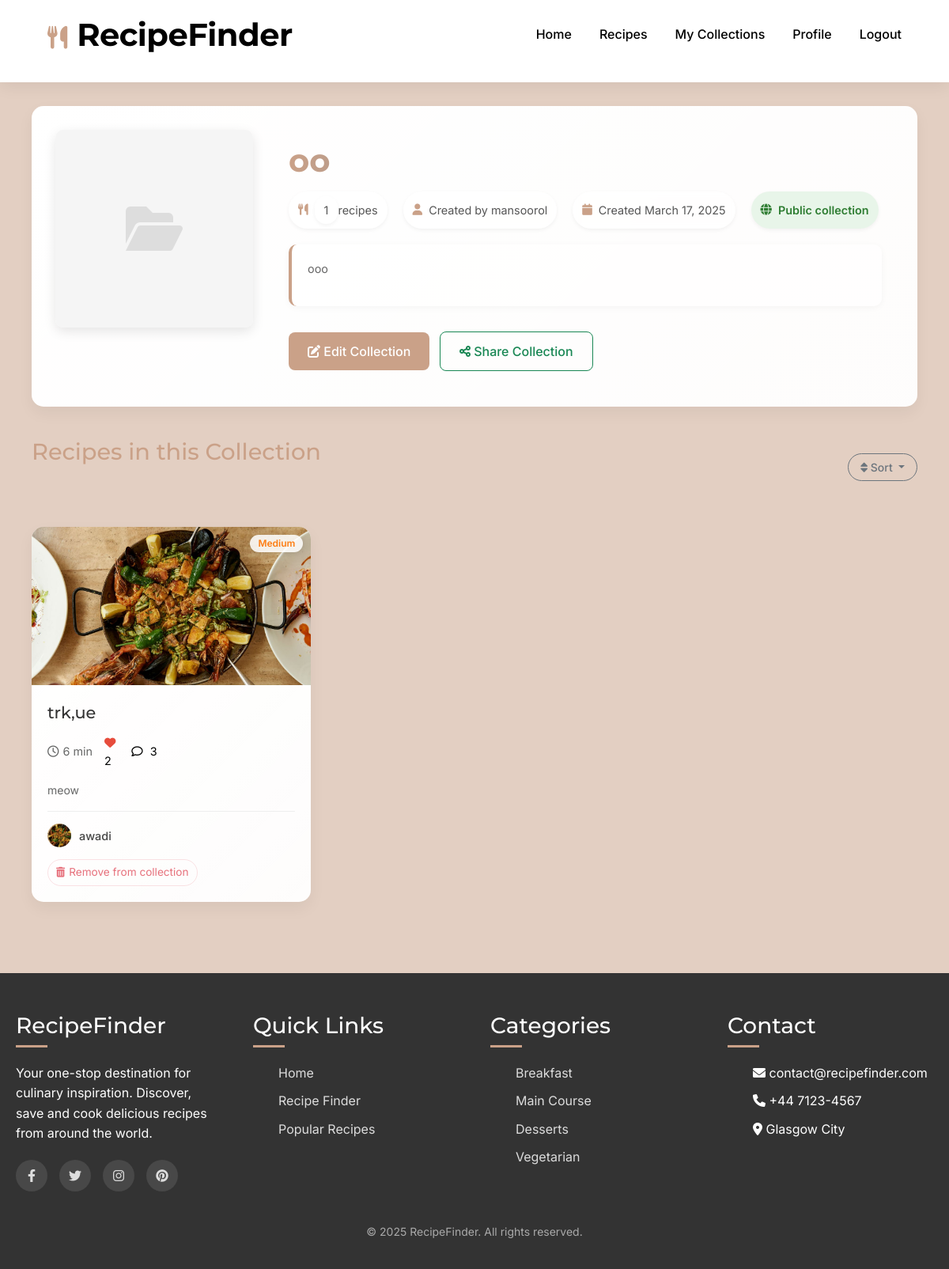
/collection/8/ (signed in), run on the app's committed database.
### RecipeFinderApp/models.py (models this page shows, shortened)
class Collection(models.Model):
    name = models.CharField(max_length=100)
    description = models.TextField(blank=True)
    image = models.ImageField(upload_to='collection_images/', blank=True, null=True)
    user = models.ForeignKey(User, on_delete=models.CASCADE, related_name='collections')
    recipes = models.ManyToManyField(Recipe, related_name='collections')
    is_public = models.BooleanField(default=True)  # Controls visibility to other users
    created_at = models.DateTimeField(auto_now_add=True)
    updated_at = models.DateTimeField(auto_now=True)
    class Meta:
        ordering = ['-updated_at']  # Most recently updated first

class Recipe(models.Model):
    DIFFICULTY_CHOICES = (
        ('easy', 'Easy'),
        ('medium', 'Medium'),
        ('hard', 'Hard'),
    )
    title = models.CharField(max_length=200)
    slug = models.SlugField(unique=True)  # Used for SEO-friendly URLs
    author = models.ForeignKey(User, on_delete=models.CASCADE, related_name='recipes')
    description = models.TextField()
    ingredients = models.TextField(help_text="Enter ingredients, one per line")
    instructions = models.TextField(help_text="Enter instructions step by step")
    cooking_time = models.IntegerField(help_text="In minutes")
    prep_time = models.IntegerField(help_text="In minutes")
    servings = models.IntegerField(default=1)
    difficulty = models.CharField(max_length=10, choices=DIFFICULTY_CHOICES, default='medium')
    categories = models.ManyToManyField(Category, related_name='recipes')
    notes = models.TextField(blank=True, null=True, help_text="Additional notes, tips, or variations for this recipe")
    created_at = models.DateTimeField(auto_now_add=True)
    updated_at = models.DateTimeField(auto_now=True)
    featured = models.BooleanField(default=False)  # For highlighting recipes on the home page
    class Meta:
        ordering = ['-created_at']  # Newest recipes first
    @property
    def total_time(self):
        return self.cooking_time + self.prep_time
    @property
    def likes_count(self):
        return self.likes.count()
    @property
    def comments_count(self):
        return self.comments.count()

class RecipeImage(models.Model):
    recipe = models.ForeignKey(Recipe, on_delete=models.CASCADE, related_name='images')
    image = models.ImageField(upload_to='recipe_images/')
    caption = models.CharField(max_length=200, blank=True)
    is_primary = models.BooleanField(default=False)  # Main image shown in listings
    uploaded_at = models.DateTimeField(auto_now_add=True)
    class Meta:
        ordering = ['-is_primary', 'uploaded_at']  # Primary images first, then by date

class UserProfile(models.Model):
    user = models.OneToOneField(User, on_delete=models.CASCADE, related_name='profile')
    profile_pic = models.ImageField(upload_to='profile_pics/', blank=True, null=True)
    bio = models.TextField(blank=True, null=True)
    is_chef = models.BooleanField(default=False)  # Indicates if the user identifies as a chef
    chef_verified = models.BooleanField(default=False)  # Verified status after approval
    website = models.URLField(blank=True, null=True)
    location = models.CharField(max_length=100, blank=True, null=True)
    date_joined = models.DateTimeField(auto_now_add=True)

### RecipeFinderApp/views.py (the view)
# urls.py: path('collection/<int:pk>/', views.collection_detail, name='collection_detail'),
@login_required
def collection_detail(request, pk):
    collection = get_object_or_404(Collection, pk=pk)
    if collection.user != request.user and not collection.is_public:
        return HttpResponseForbidden("You don't have permission to view this collection")
    recipes = collection.recipes.all()
    liked_recipes_ids = []
    if request.user.is_authenticated:
        liked_recipes_ids = Like.objects.filter(user=request.user).values_list('recipe_id', flat=True)
    context = {
        'collection': collection,
        'recipes': recipes,
        'liked_recipes_ids': liked_recipes_ids
    }
    return render(request, 'recipe_finder/collection_detail.html', context)

### templates/recipe_finder/collection_detail.html (shortened to what this page needs)
{% extends 'recipe_finder/base.html' %}
{% load static %}
{% block page_css %}
<link rel="stylesheet" href="{% static 'css/pages/collection_detail.css' %}">
{% endblock %}
{% block content %}
<div class="collection-detail-container">
    <div class="collection-header">
        <div class="collection-image">
            {% if collection.image %}
                <img src="{{ collection.image.url }}" alt="{{ collection.name }}">
            {% else %}
                <div class="collection-image-placeholder">
                    <i class="fas fa-folder-open"></i>
                </div>
            {% endif %}
        </div>
        <div class="collection-info">
            <h1>{{ collection.name }}</h1>
            <div class="collection-meta">
                <span><i class="fas fa-utensils"></i> <span class="recipe-count">{{ recipes|length }}</span> recipes</span>
                <span><i class="fas fa-user"></i> Created by {{ collection.user.username }}</span>
                <span><i class="fas fa-calendar"></i> Created {{ collection.created_at|date:"F j, Y" }}</span>
                {% if not collection.is_public %}
                    <span class="private-badge" data-bs-toggle="tooltip" title="Only you can see this collection"><i class="fas fa-lock"></i> Private collection</span>
                {% else %}
                    <span class="public-badge" data-bs-toggle="tooltip" title="Anyone can see this collection"><i class="fas fa-globe"></i> Public collection</span>
                {% endif %}
            </div>
            {% if collection.description %}
                <div class="collection-description">
                    <p>{{ collection.description }}</p>
                </div>
            {% endif %}
            {% if request.user == collection.user %}
                <div class="collection-actions">
                    <a href="{% url 'collection_edit' collection.pk %}" class="btn btn-primary">
                        <i class="fas fa-edit"></i> Edit Collection
                    </a>
                    <a href="{% url 'collection_share' collection.pk %}" class="btn btn-outline-success ms-2">
                        <i class="fas fa-share-alt"></i> Share Collection
                    </a>
                </div>
            {% endif %}
        </div>
    </div>
    {% if recipes %}
        <div class="recipes-section">
            <div class="section-header">
                <h2>Recipes in this Collection</h2>
                {% if request.user == collection.user %}
                <div class="section-actions">
                    <div class="dropdown">
                        <button class="btn btn-sm btn-outline-secondary dropdown-toggle" type="button" id="sortDropdown" data-bs-toggle="dropdown" aria-expanded="false">
                            <i class="fas fa-sort"></i> Sort
                        </button>
                    </div>
                </div>
                {% endif %}
            </div>
            <div class="recipes-grid">
                {% for recipe in recipes %}
                    <div class="recipe-card">
                        <div class="recipe-image">
                            <a href="{% url 'recipe_detail' recipe.slug %}">
                            {% if recipe.images.exists %}
                                <img src="{{ recipe.images.first.image.url }}" alt="{{ recipe.title }}">
                            {% else %}
                                <img src="{% static 'images/recipe-placeholder.jpg' %}" alt="{{ recipe.title }}">
                            {% endif %}
                            </a>
                            <div class="recipe-badge">
                                <span class="difficulty-badge {{ recipe.difficulty }}">{{ recipe.get_difficulty_display }}</span>
                            </div>
                        </div>
                        <div class="recipe-info">
                            <h3><a href="{% url 'recipe_detail' recipe.slug %}">{{ recipe.title }}</a></h3>
                            <div class="recipe-meta">
                                <span><i class="far fa-clock"></i> {{ recipe.total_time }} min</span>
                                <span>
                                    <a href="#" class="like-recipe-link" data-recipe-id="{{ recipe.id }}">
                                        <i class="{% if user.is_authenticated and recipe.id in liked_recipes_ids %}fas{% else %}far{% endif %} fa-heart"></i>
                                        <span class="like-count">{{ recipe.likes_count }}</span>
                                    </a>
                                </span>
                                <span>
                                    <a href="{% url 'recipe_detail' recipe.slug %}#comments">
                                        <i class="far fa-comment"></i> {{ recipe.comments_count }}
                                    </a>
                                </span>
                            </div>
                            <p class="recipe-excerpt">{{ recipe.description|truncatechars:100 }}</p>
                            <div class="recipe-author">
                                <a href="{% url 'profile_with_username' recipe.author.username %}">
                                    {% if recipe.author.profile.profile_pic %}
                                        <img src="{{ recipe.author.profile.profile_pic.url }}" alt="{{ recipe.author.username }}">
                                    {% else %}
                                        <i class="fas fa-user-circle"></i>
                                    {% endif %}
                                    <span>{{ recipe.author.username }}
                                    </span>
                                </a>
                            </div>
                            {% if request.user == collection.user %}
                                <div class="recipe-collection-actions">
                                    <button class="remove-from-collection"
                                            data-recipe-id="{{ recipe.id }}"
                                            data-collection-id="{{ collection.id }}"
                                            data-bs-toggle="tooltip"
                                            title="Remove from collection">
                                        <i class="fas fa-trash-alt"></i> Remove from collection
                                    </button>
                                </div>
                            {% endif %}
                        </div>
                    </div>
                {% endfor %}
            </div>
        </div>
    {% endif %}
</div>
{% endblock %}

### static/css/shared/main.css (style rules this page uses)
:root { --primary-color: #CAA188; --secondary-color: #81B29A; --background-color: #E3CFC2; --text-color: #000000; --footer-color: #333333; --accent-color: #d5b47f; --light-color: #FFFFFF; }
* { margin: 0; padding: 0; box-sizing: border-box; }
body { background-color: var(--background-color); background-image: radial-gradient(#e8e0d0 0.5px, transparent 0.5px); background-size: 20px 20px; font-family: 'Inter', sans-serif; color: var(--text-color); line-height: 1.6; }
h1, h2, h3, h4, h5, h6 { font-family: 'Montserrat', sans-serif; margin-bottom: 1rem; }
a { color: inherit; text-decoration: none; }
img { max-width: 100%; height: auto; }
.collection-info { padding: 15px; }
.collection-info p { color: #666; font-size: 0.9rem; line-height: 1.5; }
.recipes-grid { display: grid; grid-template-columns: repeat(auto-fill, minmax(300px, 1fr)); gap: 30px; margin: 40px 0; }
.recipe-card { background: var(--light-color); border-radius: 15px; overflow: hidden; box-shadow: 0 8px 20px rgba(0, 0, 0, 0.05); transition: transform 0.3s ease; }
.recipe-image { position: relative; height: 200px; }
.recipe-image a { display: block; width: 100%; height: 100%; cursor: pointer; }
.recipe-image img { width: 100%; height: 100%; object-fit: cover; }
.recipe-badge { position: absolute; bottom: 10px; right: 10px; display: flex; gap: 5px; }
.difficulty-badge { color: white; padding: 3px 8px; border-radius: 12px; font-size: 10px; line-height: 1; display: inline-block; }
.recipe-info { padding: 20px; }
.recipe-info h3 { margin-bottom: 15px; font-family: 'Montserrat', sans-serif; }
.recipe-info h3 a { color: var(--text-color); text-decoration: none; }
.recipe-meta { display: flex; gap: 15px; margin-bottom: 15px; color: #666; font-size: 14px; }
.recipe-meta a { color: var(--text-color); text-decoration: none; transition: color 0.3s ease; }
.recipe-meta .like-recipe-link .fas.fa-heart { color: #e74c3c; }
.recipe-excerpt { color: #666; margin-bottom: 15px; line-height: 1.5; }
.recipe-author { display: flex; align-items: center; gap: 10px; }
.recipe-author img { width: 30px; height: 30px; border-radius: 50%; object-fit: cover; }
.recipe-author a { color: var(--text-color); text-decoration: none; font-weight: 500; }
.btn { padding: 12px 24px; border-radius: 8px; font-weight: 500; cursor: pointer; transition: all 0.3s ease; text-decoration: none; }
.btn-primary { background: var(--primary-color); color: white; border: none; }

### static/css/shared/components.css (style rules this page uses)
.btn { margin-top: 1%; padding: 12px 24px; border-radius: 8px; font-weight: 500; cursor: pointer; transition: all 0.3s ease; text-decoration: none; }
.btn-primary { background: var(--primary-color); color: white; border: none; }

### data on the page
Collection: name "oo", user.username "mansoorol", created_at "March 17, 2025", description "ooo"
Recipe: images.first.image (picture), difficulty "Medium", title "trk,ue", total_time "6", likes_count "2", comments_count "3", description "meow", author.profile.profile_pic (picture), author.username "awadi"

### other printed values
{{ recipes|length }} "1"
